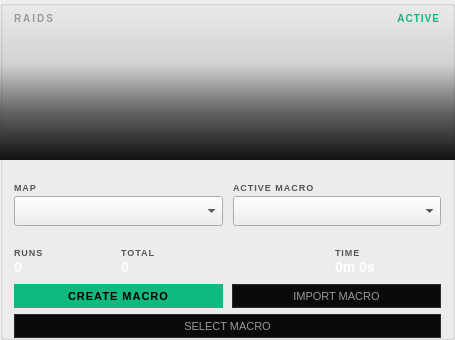
     <widget class="QGroupBox" name="raidsModeGroup">
      <property name="geometry">
       <rect>
        <x>507</x>
        <y>75</y>
        <width>455</width>
        <height>340</height>
       </rect>
      </property>
      <property name="title">
       <string/>
      </property>
      <widget class="QFrame" name="raidsImageFrame">
       <property name="geometry">
        <rect>
         <x>0</x>
         <y>0</y>
         <width>455</width>
         <height>160</height>
        </rect>
       </property>
       <property name="styleSheet">
        <string>border: none; background-repeat: no-repeat; background-position: center;</string>
       </property>
      </widget>
      <widget class="QFrame" name="raidsImageOverlay">
       <property name="geometry">
        <rect>
         <x>0</x>
         <y>0</y>
         <width>455</width>
         <height>160</height>
        </rect>
       </property>
       <property name="styleSheet">
        <string>background: qlineargradient(x1:0, y1:0, x2:0, y2:1, stop:0 rgba(17,17,17,0), stop:0.4 rgba(17,17,17,30), stop:0.7 rgba(17,17,17,160), stop:1 rgba(17,17,17,255)); border: none;</string>
       </property>
      </widget>
      <widget class="QLabel" name="raidsModeLabel">
       <property name="geometry">
        <rect>
         <x>14</x>
         <y>10</y>
         <width>80</width>
         <height>16</height>
        </rect>
       </property>
       <property name="styleSheet">
        <string>color: #999; font-size: 10px; font-weight: 700; letter-spacing: 2px; background: transparent;</string>
       </property>
       <property name="text">
        <string>RAIDS</string>
       </property>
      </widget>
      <widget class="QLabel" name="raidsActiveLabel">
       <property name="geometry">
        <rect>
         <x>360</x>
         <y>10</y>
         <width>80</width>
         <height>16</height>
        </rect>
       </property>
       <property name="styleSheet">
        <string>color: #10b981; font-size: 10px; font-weight: 700; letter-spacing: 1px; background: transparent;</string>
       </property>
       <property name="text">
        <string>ACTIVE</string>
       </property>
       <property name="alignment">
        <set>Qt::AlignRight|Qt::AlignVCenter</set>
       </property>
      </widget>
      <widget class="QLabel" name="raidsMapLabel">
       <property name="geometry">
        <rect>
         <x>14</x>
         <y>180</y>
         <width>60</width>
         <height>14</height>
        </rect>
       </property>
       <property name="styleSheet">
        <string>color: #555; font-size: 9px; font-weight: 600; letter-spacing: 1px; background: transparent;</string>
       </property>
       <property name="text">
        <string>MAP</string>
       </property>
      </widget>
      <widget class="QLabel" name="raidsMacroLabel">
       <property name="geometry">
        <rect>
         <x>233</x>
         <y>180</y>
         <width>120</width>
         <height>14</height>
        </rect>
       </property>
       <property name="styleSheet">
        <string>color: #555; font-size: 9px; font-weight: 600; letter-spacing: 1px; background: transparent;</string>
       </property>
       <property name="text">
        <string>ACTIVE MACRO</string>
       </property>
      </widget>
      <widget class="QComboBox" name="raidsMapCombo">
       <property name="geometry">
        <rect>
         <x>14</x>
         <y>196</y>
         <width>209</width>
         <height>30</height>
        </rect>
       </property>
      </widget>
      <widget class="QComboBox" name="raidsMacroCombo">
       <property name="geometry">
        <rect>
         <x>233</x>
         <y>196</y>
         <width>208</width>
         <height>30</height>
        </rect>
       </property>
      </widget>
      <widget class="QLabel" name="raidsRunsLabel">
       <property name="geometry">
        <rect>
         <x>14</x>
         <y>240</y>
         <width>107</width>
         <height>40</height>
        </rect>
       </property>
       <property name="styleSheet">
        <string>background: transparent;</string>
       </property>
       <property name="text">
        <string>&lt;span style="color:#555;font-size:9px;font-weight:600;letter-spacing:1px;">RUNS&lt;/span>&lt;br>&lt;span style="color:#fff;font-size:14px;font-weight:600;font-family:'Menlo','SF Mono',monospace;">0&lt;/span></string>
       </property>
       <property name="textFormat">
        <enum>Qt::RichText</enum>
       </property>
      </widget>
      <widget class="QLabel" name="raidsTotalLabel">
       <property name="geometry">
        <rect>
         <x>121</x>
         <y>240</y>
         <width>107</width>
         <height>40</height>
        </rect>
       </property>
       <property name="styleSheet">
        <string>background: transparent;</string>
       </property>
       <property name="text">
        <string>&lt;span style="color:#555;font-size:9px;font-weight:600;letter-spacing:1px;">TOTAL&lt;/span>&lt;br>&lt;span style="color:#fff;font-size:14px;font-weight:600;font-family:'Menlo','SF Mono',monospace;">0&lt;/span></string>
       </property>
       <property name="textFormat">
        <enum>Qt::RichText</enum>
       </property>
      </widget>
      <widget class="QLabel" name="raidsTimeLabel">
       <property name="geometry">
        <rect>
         <x>335</x>
         <y>240</y>
         <width>107</width>
         <height>40</height>
        </rect>
       </property>
       <property name="styleSheet">
        <string>background: transparent;</string>
       </property>
       <property name="text">
        <string>&lt;span style="color:#555;font-size:9px;font-weight:600;letter-spacing:1px;">TIME&lt;/span>&lt;br>&lt;span style="color:#fff;font-size:14px;font-weight:600;font-family:'Menlo','SF Mono',monospace;">0m 0s&lt;/span></string>
       </property>
       <property name="textFormat">
        <enum>Qt::RichText</enum>
       </property>
      </widget>
      <widget class="QPushButton" name="raidsCreateMacroButton">
       <property name="geometry">
        <rect>
         <x>14</x>
         <y>284</y>
         <width>209</width>
         <height>24</height>
        </rect>
       </property>
       <property name="styleSheet">
        <string>background: #10b981; color: #000; font-weight: 700; font-size: 11px; border: none; border-radius: 0px; letter-spacing: 1px;</string>
       </property>
       <property name="text">
        <string>CREATE MACRO</string>
       </property>
      </widget>
      <widget class="QPushButton" name="raidsImportMacroButton">
       <property name="geometry">
        <rect>
         <x>232</x>
         <y>284</y>
         <width>209</width>
         <height>24</height>
        </rect>
       </property>
       <property name="styleSheet">
        <string>background: #0a0a0a; color: #999; font-size: 11px; border: 1px solid #2a2a2a; border-radius: 0px;</string>
       </property>
       <property name="text">
        <string>IMPORT MACRO</string>
       </property>
      </widget>
      <widget class="QPushButton" name="raidsSelectMacroButton">
       <property name="geometry">
        <rect>
         <x>14</x>
         <y>314</y>
         <width>427</width>
         <height>24</height>
        </rect>
       </property>
       <property name="styleSheet">
        <string>background: #0a0a0a; color: #999; font-size: 11px; border: 1px solid #2a2a2a; border-radius: 0px;</string>
       </property>
       <property name="text">
        <string>SELECT MACRO</string>
       </property>
      </widget>
     </widget>
